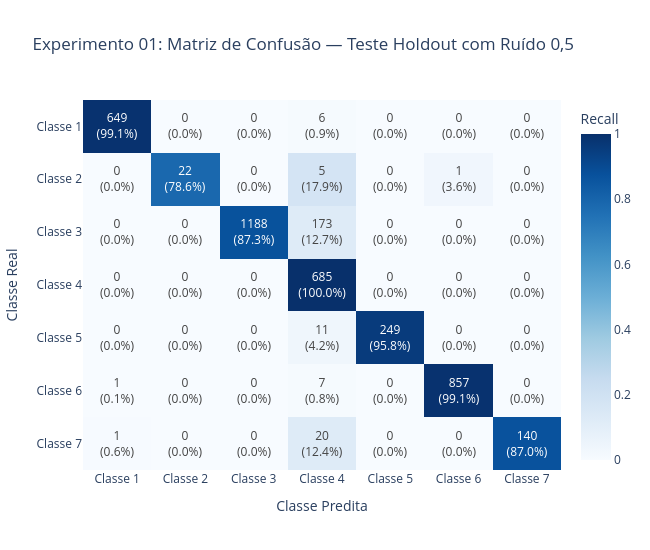

Here is the notebook cell this chart was saved with:
### Code cell
# 6. Avaliação com Ruído Sentinela 0,5 (Teste Holdout 15% e Dataset Completo 100%)
# 6.1 Teste Holdout com Ruído
probs_teste_ruido = modelo.predict(X_teste_ruido_s, verbose=0)
y_pred_teste_ruido = np.argmax(probs_teste_ruido, axis=1)

relatorio_ruido = classification_report(
    y_ref[idx_teste], y_pred_teste_ruido,
    target_names=NOMES_CLASSES,
    output_dict=True
)
print("=== RELATÓRIO: TESTE HOLDOUT COM RUÍDO 0,5 ===")
print(classification_report(y_ref[idx_teste], y_pred_teste_ruido, target_names=NOMES_CLASSES))

fig_cm_ruido = plotar_matriz_confusao(
    y_ref[idx_teste], y_pred_teste_ruido,
    "Experimento 01: Matriz de Confusão — Teste Holdout com Ruído 0,5"
)
fig_cm_ruido.show()

# 6.2 Dataset Completo 100% com Ruído
probs_full_ruido = modelo.predict(X_full_ruido_s, verbose=0)
y_pred_full_ruido = np.argmax(probs_full_ruido, axis=1)
print(f"Acurácia no Dataset Completo (100%) com Ruído: {accuracy_score(y_ref, y_pred_full_ruido):.4f}")

### Figure 1 — Plotly figure (JSON) as saved in the notebook; plotly's stock layout.template omitted (floating-point values rounded to 4 significant figures)
{"data": [{"colorbar": {"title": {"text": "Recall"}}, "colorscale": [[0.0, "rgb(247,251,255)"], [0.125, "rgb(222,235,247)"], [0.25, "rgb(198,219,239)"], [0.375, "rgb(158,202,225)"], [0.5, "rgb(107,174,214)"], [0.625, "rgb(66,146,198)"], [0.75, "rgb(33,113,181)"], [0.875, "rgb(8,81,156)"], [1.0, "rgb(8,48,107)"]], "text": [["649<br>(99.1%)", "0<br>(0.0%)", "0<br>(0.0%)", "6<br>(0.9%)", "0<br>(0.0%)", "0<br>(0.0%)", "0<br>(0.0%)"], ["0<br>(0.0%)", "22<br>(78.6%)", "0<br>(0.0%)", "5<br>(17.9%)", "0<br>(0.0%)", "1<br>(3.6%)", "0<br>(0.0%)"], ["0<br>(0.0%)", "0<br>(0.0%)", "1188<br>(87.3%)", "173<br>(12.7%)", "0<br>(0.0%)", "0<br>(0.0%)", "0<br>(0.0%)"], ["0<br>(0.0%)", "0<br>(0.0%)", "0<br>(0.0%)", "685<br>(100.0%)", "0<br>(0.0%)", "0<br>(0.0%)", "0<br>(0.0%)"], ["0<br>(0.0%)", "0<br>(0.0%)", "0<br>(0.0%)", "11<br>(4.2%)", "249<br>(95.8%)", "0<br>(0.0%)", "0<br>(0.0%)"], ["1<br>(0.1%)", "0<br>(0.0%)", "0<br>(0.0%)", "7<br>(0.8%)", "0<br>(0.0%)", "857<br>(99.1%)", "0<br>(0.0%)"], ["1<br>(0.6%)", "0<br>(0.0%)", "0<br>(0.0%)", "20<br>(12.4%)", "0<br>(0.0%)", "0<br>(0.0%)", "140<br>(87.0%)"]], "texttemplate": "%{text}", "type": "heatmap", "x": ["Classe 1", "Classe 2", "Classe 3", "Classe 4", "Classe 5", "Classe 6", "Classe 7"], "y": ["Classe 1", "Classe 2", "Classe 3", "Classe 4", "Classe 5", "Classe 6", "Classe 7"], "z": [[0.9908, 0.0, 0.0, 0.00916, 0.0, 0.0, 0.0], [0.0, 0.7857, 0.0, 0.1786, 0.0, 0.03571, 0.0], [0.0, 0.0, 0.8729, 0.1271, 0.0, 0.0, 0.0], [0.0, 0.0, 0.0, 1.0, 0.0, 0.0, 0.0], [0.0, 0.0, 0.0, 0.04231, 0.9577, 0.0, 0.0], [0.001156, 0.0, 0.0, 0.008092, 0.0, 0.9908, 0.0], [0.006211, 0.0, 0.0, 0.1242, 0.0, 0.0, 0.8696]], "zmax": 1, "zmin": 0}], "layout": {"height": 550, "title": {"text": "Experimento 01: Matriz de Confusão — Teste Holdout com Ruído 0,5"}, "width": 650, "xaxis": {"title": {"text": "Classe Predita"}}, "yaxis": {"autorange": "reversed", "title": {"text": "Classe Real"}}}}
